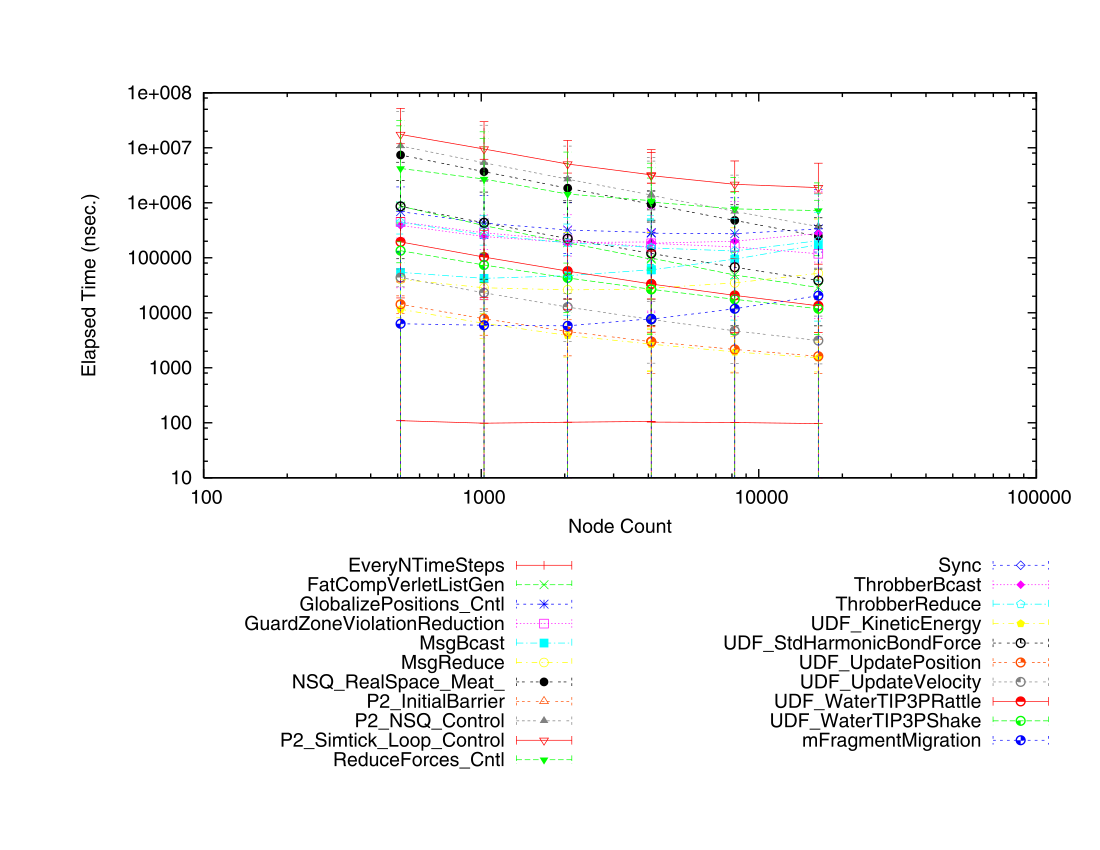

This chart was generated by the following gnuplot code:
# Statistics for grouped trace points from trace_group_id 247
# data read from file
reset
set logscale xy
set key below
set linestyle 1
set linestyle 2
set linestyle 3
set linestyle 4
set linestyle 5
set linestyle 6
set linestyle 7
set linestyle 8
set linestyle 9
set linestyle 10
set linestyle 11
set linestyle 12
set linestyle 13
set linestyle 14
set linestyle 15
set linestyle 16
set linestyle 17
set linestyle 18
set linestyle 19
set linestyle 20
set linestyle 21
set xlabel 'Node Count'
set ylabel 'Elapsed Time (nsec.)'
plot 'rhod_p5_breakdown.dat' index 0 using 2:3:5:6 title 'EveryNTimeSteps' with errorbars linestyle 1,\
'rhod_p5_breakdown.dat' index 1 using 2:3:5:6 title 'FatCompVerletListGen' with errorbars linestyle 2,\
'rhod_p5_breakdown.dat' index 2 using 2:3:5:6 title 'GlobalizePositions_Cntl' with errorbars linestyle 3,\
'rhod_p5_breakdown.dat' index 3 using 2:3:5:6 title 'GuardZoneViolationReduction' with errorbars linestyle 4,\
'rhod_p5_breakdown.dat' index 4 using 2:3:5:6 title 'MsgBcast' with errorbars linestyle 5,\
'rhod_p5_breakdown.dat' index 5 using 2:3:5:6 title 'MsgReduce' with errorbars linestyle 6,\
'rhod_p5_breakdown.dat' index 6 using 2:3:5:6 title 'NSQ_RealSpace_Meat_' with errorbars linestyle 7,\
'rhod_p5_breakdown.dat' index 7 using 2:3:5:6 title 'P2_InitialBarrier' with errorbars linestyle 8,\
'rhod_p5_breakdown.dat' index 8 using 2:3:5:6 title 'P2_NSQ_Control' with errorbars linestyle 9,\
'rhod_p5_breakdown.dat' index 9 using 2:3:5:6 title 'P2_Simtick_Loop_Control' with errorbars linestyle 10,\
'rhod_p5_breakdown.dat' index 10 using 2:3:5:6 title 'ReduceForces_Cntl' with errorbars linestyle 11,\
'rhod_p5_breakdown.dat' index 11 using 2:3:5:6 title 'Sync' with errorbars linestyle 12,\
'rhod_p5_breakdown.dat' index 12 using 2:3:5:6 title 'ThrobberBcast' with errorbars linestyle 13,\
'rhod_p5_breakdown.dat' index 13 using 2:3:5:6 title 'ThrobberReduce' with errorbars linestyle 14,\
'rhod_p5_breakdown.dat' index 14 using 2:3:5:6 title 'UDF_KineticEnergy' with errorbars linestyle 15,\
'rhod_p5_breakdown.dat' index 15 using 2:3:5:6 title 'UDF_StdHarmonicBondForce' with errorbars linestyle 16,\
'rhod_p5_breakdown.dat' index 16 using 2:3:5:6 title 'UDF_UpdatePosition' with errorbars linestyle 17,\
'rhod_p5_breakdown.dat' index 17 using 2:3:5:6 title 'UDF_UpdateVelocity' with errorbars linestyle 18,\
'rhod_p5_breakdown.dat' index 18 using 2:3:5:6 title 'UDF_WaterTIP3PRattle' with errorbars linestyle 19,\
'rhod_p5_breakdown.dat' index 19 using 2:3:5:6 title 'UDF_WaterTIP3PShake' with errorbars linestyle 20,\
'rhod_p5_breakdown.dat' index 20 using 2:3:5:6 title 'mFragmentMigration' with errorbars linestyle 21,\
'rhod_p5_breakdown.dat' index 0 using 2:3 notitle with lines linestyle 1,\
'rhod_p5_breakdown.dat' index 1 using 2:3 notitle with lines linestyle 2,\
'rhod_p5_breakdown.dat' index 2 using 2:3 notitle with lines linestyle 3,\
'rhod_p5_breakdown.dat' index 3 using 2:3 notitle with lines linestyle 4,\
'rhod_p5_breakdown.dat' index 4 using 2:3 notitle with lines linestyle 5,\
'rhod_p5_breakdown.dat' index 5 using 2:3 notitle with lines linestyle 6,\
'rhod_p5_breakdown.dat' index 6 using 2:3 notitle with lines linestyle 7,\
'rhod_p5_breakdown.dat' index 7 using 2:3 notitle with lines linestyle 8,\
'rhod_p5_breakdown.dat' index 8 using 2:3 notitle with lines linestyle 9,\
'rhod_p5_breakdown.dat' index 9 using 2:3 notitle with lines linestyle 10,\
'rhod_p5_breakdown.dat' index 10 using 2:3 notitle with lines linestyle 11,\
'rhod_p5_breakdown.dat' index 11 using 2:3 notitle with lines linestyle 12,\
'rhod_p5_breakdown.dat' index 12 using 2:3 notitle with lines linestyle 13,\
'rhod_p5_breakdown.dat' index 13 using 2:3 notitle with lines linestyle 14,\
'rhod_p5_breakdown.dat' index 14 using 2:3 notitle with lines linestyle 15,\
'rhod_p5_breakdown.dat' index 15 using 2:3 notitle with lines linestyle 16,\
'rhod_p5_breakdown.dat' index 16 using 2:3 notitle with lines linestyle 17,\
'rhod_p5_breakdown.dat' index 17 using 2:3 notitle with lines linestyle 18,\
'rhod_p5_breakdown.dat' index 18 using 2:3 notitle with lines linestyle 19,\
'rhod_p5_breakdown.dat' index 19 using 2:3 notitle with lines linestyle 20,\
'rhod_p5_breakdown.dat' index 20 using 2:3 notitle with lines linestyle 21
